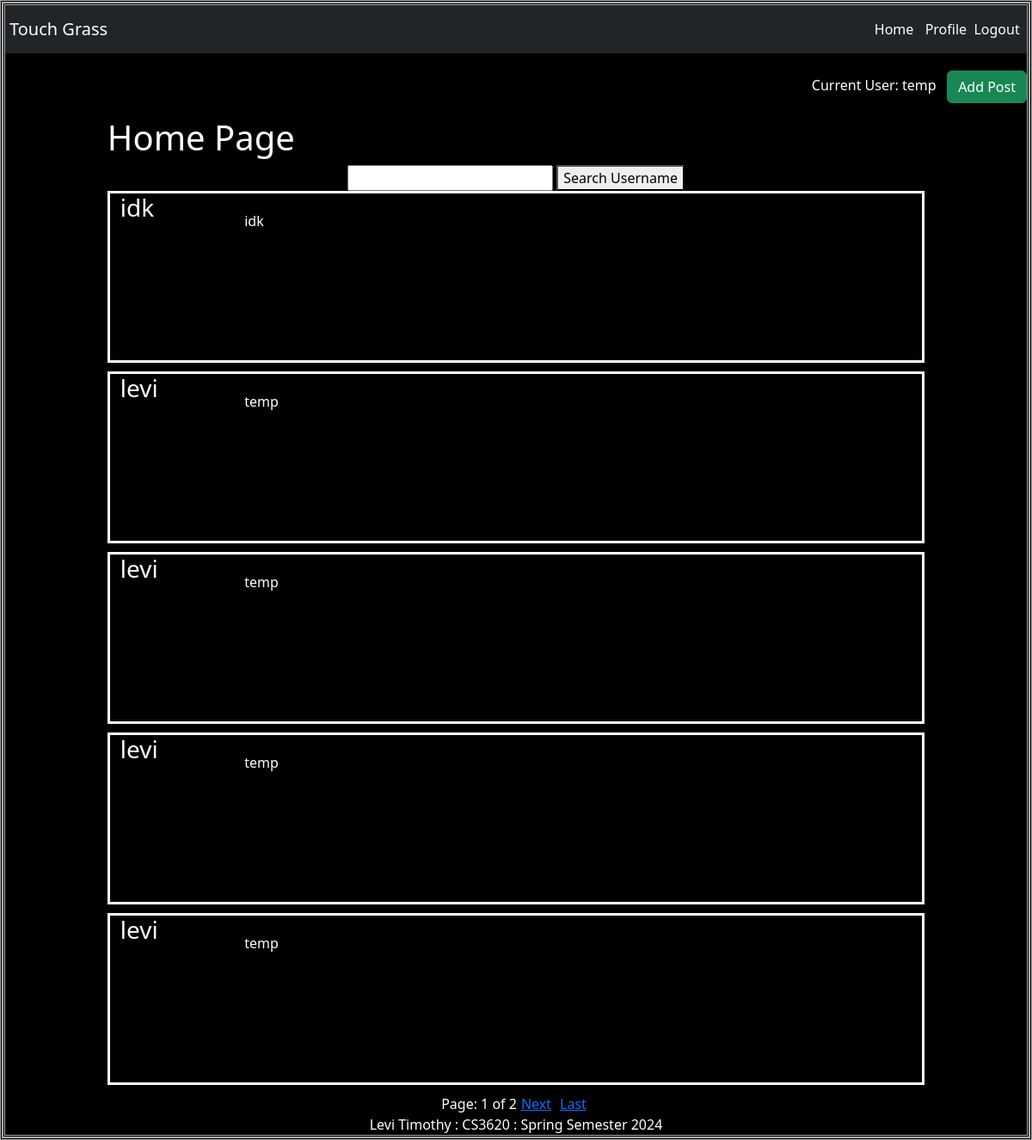
Screenshot of /home/ (signed in) with the database file from the repository.
### touchgrass/models.py (models this page shows, shortened)
class Post(models.Model):
    username = models.CharField(max_length=200)
    post = models.TextField()
    image = models.CharField(max_length=500, default='n/a')

### touchgrass/views.py (the view)
# urls.py: 2. Add a URL to urlpatterns:  path('', views.home, name='home')
def home(request):
    post = Post.objects.all()
    username = request.GET.get('username')
    if username != '' and username is not None:
        post = post.filter(username__icontains=username)
    newpost = post[::-1]
    paginator = Paginator(newpost, 5)
    page = request.GET.get('page')
    newpost = paginator.get_page(page)
    return render(request, 'touchgrass/home.html', {'post': newpost})

### touchgrass/templates/touchgrass/home.html (shortened to what this page needs)
{% extends 'touchgrass/base.html' %}
{% block body %}
<h1 style="margin-left: 10%">Home Page</h1>
{% if user.is_authenticated %}
    <div class="h-100 d-flex align-items-center justify-content-center">
        <form action="" method="get">
            <input type="search" name="username">
            <button type="submit">Search Username</button>
        </form>
    </div>
    {% for post in post %}
        <div class="row" style="margin-bottom: 10px; min-height: 200px; max-height: 500px; border: white solid; margin-left: 10%; max-width: 80%">
            <div class="col-md-4" style="max-width: 10%;">
                <h3>{{ post.username }}</h3>
            </div>
            <div class="col-md-2" style="max-height: 370px; min-width: 100px; overflow: auto; width: 50%; margin-left: 20px">
                <p style="height: 90%;">{{ post.post }}</p>
            </div>
        </div>
    {% endfor %}
    <div class="h-100 d-flex align-items-center justify-content-center">
        Page: {{ post.number }} of {{ post.paginator.num_pages }}
        {% if post.has_next %}
            <a href="?page={{ post.next_page_number }}">Next</a>
            <a href="?page={{ post.paginator.num_pages }}">Last</a>
        {% endif %}
    </div>
{% else %}
<h3>Please log in to see content</h3>
{% endif %}
{% endblock %}

### touchgrass/templates/touchgrass/base.html (shortened to what this page needs)
{% load static %}
<!doctype html>
<html lang="en">
<head>
    <link href="https://cdn.jsdelivr.net/npm/bootstrap@5.3.2/dist/css/bootstrap.min.css" rel="stylesheet">
    <link rel="stylesheet" href="{%  static 'touchgrass/style.css' %}">
</head>
<body>
<nav class="navbar navbar-dark bg-dark">
    <a href="http://127.0.0.1:8000/home/" class="navbar-brand">Touch Grass</a>
    <div class="navbar navbar-dark bg-dark">
        <a href="http://127.0.0.1:8000/home/" class="nav-item" style="color: white; text-decoration: none">Home&nbsp;&nbsp;</a>
        {% if user.is_authenticated %}
            <a href="{% url 'profile' %}" class="nav-item nav-link">Profile&nbsp;&nbsp;</a>
            <a href="{% url 'logout' %}" class="nav-item nav-link">Logout&nbsp;&nbsp;</a>
        {% else %}
            <a href="{% url 'login' %}" class="nav-item nav-link">Login&nbsp;&nbsp;</a>
        {% endif %}
    </div>
</nav>
{% if user.is_authenticated %}
<p style="text-align: right">
    Current User: {{ user.username }}&nbsp;&nbsp;
    <a href="{% url 'tg:newpost' %}" class="btn btn-success" style="">Add Post</a>
</p>
{% endif %}
{% block body %}
{% endblock %}
</body>
<footer style="text-align: center">Levi Timothy : CS3620 : Spring Semester 2024</footer>
</html>

### touchgrass/static/touchgrass/style.css (style rules this page uses)
html,body { background-color: black; overflow: auto; min-height: 99vh; color: white; border: darkgrey double; }
p { padding-left: 30px; padding-top: 20px; }
a { padding-left: 5px; padding-right: 5px; }
footer { width: 100%; bottom: 10px; text-align: center; }

### rows the page displays
Post: username "idk", post "idk"
Post: username "levi", post "temp"
Post: username "levi", post "temp"
Post: username "levi", post "temp"
Post: username "levi", post "temp"

### other values shown
{{ user.username }} "temp"
{{ post.number }} "1"
{{ post.paginator.num_pages }} "2"
